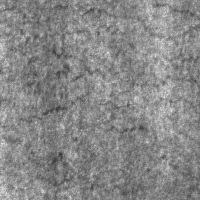
#> input picture data/splits/test/crazing/crazing_109.jpg, 200 x 200 px; its folder holds only this picture in this run
$ python generate_lr.py
#> lines starting #> are read from the running program, lines starting #| are printed output that depends on the picture
from pathlib import Path
from PIL import Image

SOURCE = Path("data/splits/test")
OUTPUT = Path("data/sr/lr")

RESOLUTIONS = [128, 64, 32]


def main():
    for class_dir in SOURCE.iterdir():
        if not class_dir.is_dir():
            continue

        for resolution in RESOLUTIONS:
            output_dir = (
                OUTPUT
                / f"{resolution}x{resolution}"
                / class_dir.name
            )

            output_dir.mkdir(
                parents=True,
                exist_ok=True,
            )

            for image_path in class_dir.iterdir():
                if image_path.suffix.lower() not in {
                    ".jpg",
                    ".jpeg",
                    ".png",
                    ".bmp",
                }:
                    continue

                image = Image.open(image_path)
#> image is the input picture: PIL image 200x200 RGB; min 55, max 240, mean 135

                low_res = image.resize(
                    (resolution, resolution),
                    Image.Resampling.BICUBIC,
                )
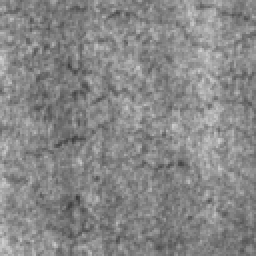
#> low_res: PIL image 128x128 RGB (shown 2 times larger); min 60, max 209, mean 135

                low_res.save(
                    output_dir / image_path.name
                )


if __name__ == "__main__":
    main()
